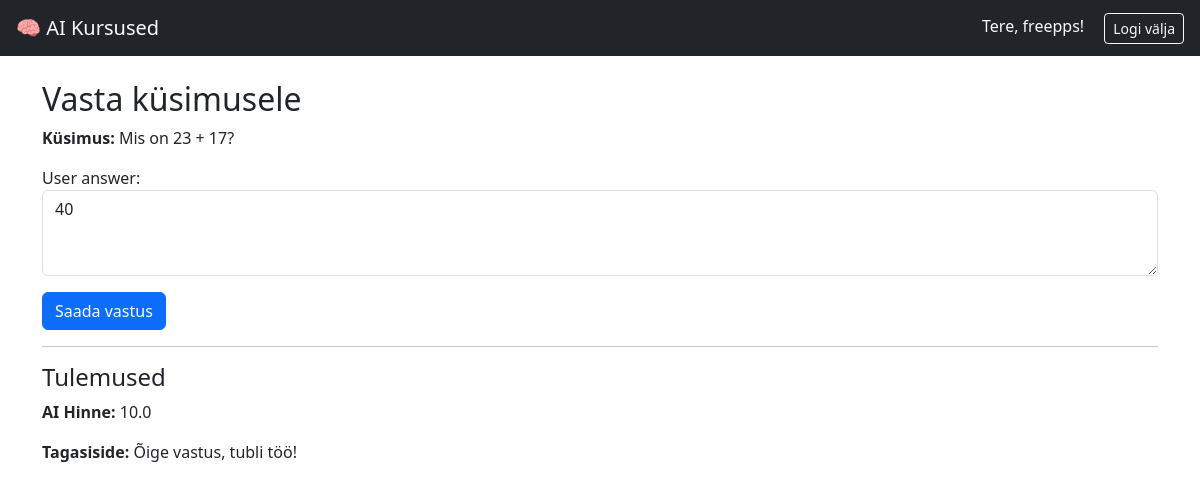
The page /quiz/25/answer/ (signed in) on the database its author committed.
### core/models.py (models this page shows, shortened)
class Quiz(models.Model):
    chapter = models.ForeignKey(Chapter, related_name='quizzes', on_delete=models.CASCADE)
    question = models.CharField(max_length=500)
    answer = models.TextField()

class QuizAnswer(models.Model):
    quiz = models.ForeignKey(Quiz, on_delete=models.CASCADE)
    user = models.ForeignKey(User, on_delete=models.CASCADE)
    user_answer = models.TextField()
    ai_feedback = models.TextField(blank=True, null=True)
    ai_score = models.FloatField(blank=True, null=True)
    created_at = models.DateTimeField(auto_now_add=True)
    class Meta:
        unique_together = ('quiz', 'user')

### core/views.py (the view, shortened to what this page needs)
# urls.py: path('quiz/<int:quiz_id>/answer/', views.answer_quiz, name='answer_quiz'),
@login_required
def answer_quiz(request, quiz_id):
    quiz = get_object_or_404(Quiz, id=quiz_id)
    try:
        answer = QuizAnswer.objects.get(quiz=quiz, user=request.user)
        form = QuizAnswerForm(instance=answer)
    except QuizAnswer.DoesNotExist:
        answer = None
        form = QuizAnswerForm()
    return render(request, 'answer_quiz.html', {'quiz': quiz, 'form': form, 'answer': answer})

### core/forms.py
class QuizAnswerForm(forms.ModelForm):
    class Meta:
        model = QuizAnswer
        fields = ['user_answer']
        widgets = {
            'user_answer': forms.Textarea(attrs={'class': 'form-control', 'rows': 3}),
        }

### core/templates/answer_quiz.html (shortened to what this page needs)
{% extends 'base.html' %}
{% block content %}
  <h2>Vasta küsimusele</h2>
  <p><strong>Küsimus:</strong> {{ quiz.question }}</p>
  <form method="post">
    {{ form.as_p }}
    <button class="btn btn-primary">Saada vastus</button>
  </form>
  {% if answer %}
    <hr>
    <h4>Tulemused</h4>
    <p><strong>AI Hinne:</strong> {{ answer.ai_score }}</p>
    <p><strong>Tagasiside:</strong> {{ answer.ai_feedback }}</p>
  {% endif %}
{% endblock %}

### core/templates/base.html (shortened to what this page needs)
{% load static %}
<!DOCTYPE html>
<html lang="et">
<head>
  <link href="https://cdn.jsdelivr.net/npm/bootstrap@5.3.0/dist/css/bootstrap.min.css" rel="stylesheet">
  <link href="{% static 'styles.css' %}" rel="stylesheet">
</head>
<body>
  <nav class="navbar navbar-expand-lg navbar-dark bg-dark px-3">
    <a class="navbar-brand text-light" href="/">🧠 AI Kursused</a>
    <div class="ms-auto">
      {% if user.is_authenticated %}
        <span class="text-light me-3">Tere, {{ user.username }}!</span>
        <a href="{% url 'logout' %}" class="btn btn-outline-light btn-sm">Logi välja</a>
      {% else %}
        <a href="{% url 'login' %}" class="btn btn-outline-light btn-sm me-2">Logi sisse</a>
        <a href="{% url 'signup' %}" class="btn btn-outline-success btn-sm">Registreeru</a>
      {% endif %}
    </div>
  </nav>
  <div class="container mt-4">
    {% block content %}{% endblock %}
  </div>
</body>
</html>

### rows shown on the page
Quiz: question "Mis on 23 + 17?"
QuizAnswer: user_answer "40", ai_score "10.0", ai_feedback "Õige vastus, tubli töö!"

### other values the page prints
{{ user.username }} "freepps"
